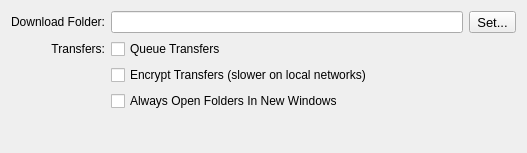
     <widget class="QWidget" name="tab_files" >
      <attribute name="title" >
       <string>Files</string>
      </attribute>
      <layout class="QGridLayout" >
       <item row="0" column="0" >
        <widget class="QLabel" name="label_4" >
         <property name="text" >
          <string>Download Folder:</string>
         </property>
         <property name="alignment" >
          <set>Qt::AlignRight|Qt::AlignTrailing|Qt::AlignVCenter</set>
         </property>
         <property name="buddy" >
          <cstring>fNickname</cstring>
         </property>
        </widget>
       </item>
       <item row="0" column="1" >
        <widget class="QLineEdit" name="fFilesFolder" >
         <property name="readOnly" >
          <bool>true</bool>
         </property>
        </widget>
       </item>
       <item row="0" column="2" >
        <widget class="QToolButton" name="btnFilesFolderSet" >
         <property name="font" >
          <font>
           <pointsize>10</pointsize>
          </font>
         </property>
         <property name="text" >
          <string>Set...</string>
         </property>
        </widget>
       </item>
       <item row="1" column="0" >
        <widget class="QLabel" name="label_5" >
         <property name="text" >
          <string>Transfers:</string>
         </property>
         <property name="alignment" >
          <set>Qt::AlignRight|Qt::AlignTrailing|Qt::AlignVCenter</set>
         </property>
        </widget>
       </item>
       <item row="1" column="1" colspan="2" >
        <widget class="QCheckBox" name="fFilesQueue" >
         <property name="text" >
          <string>Queue Transfers</string>
         </property>
        </widget>
       </item>
       <item row="2" column="1" >
        <widget class="QCheckBox" name="fFilesEncrypt" >
         <property name="text" >
          <string>Encrypt Transfers (slower on local networks)</string>
         </property>
        </widget>
       </item>
       <item row="4" column="0" colspan="2" >
        <spacer>
         <property name="orientation" >
          <enum>Qt::Vertical</enum>
         </property>
         <property name="sizeHint" >
          <size>
           <width>452</width>
           <height>31</height>
          </size>
         </property>
        </spacer>
       </item>
       <item row="3" column="1" >
        <widget class="QCheckBox" name="fFilesOpenInNewWindow" >
         <property name="text" >
          <string>Always Open Folders In New Windows</string>
         </property>
        </widget>
       </item>
      </layout>
     </widget>
